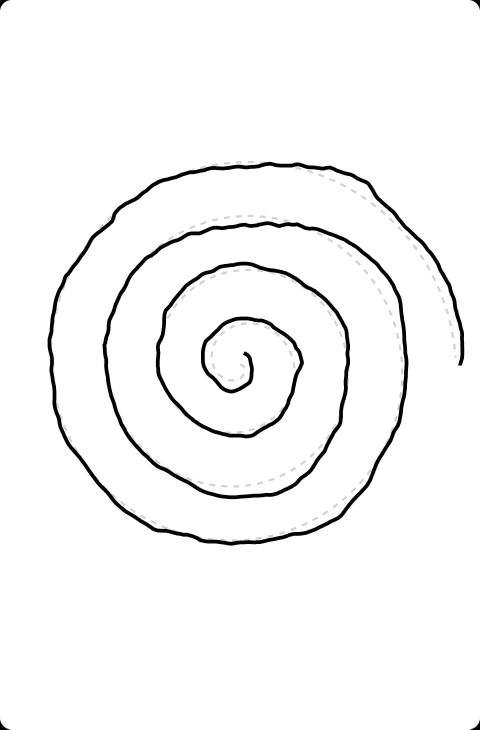
#> input picture spirals/1.jpeg, 960 x 1459 px, found by its file name (shown at 1/2 size); its folder holds 4 pictures in this run
$ python app.py
#> lines starting #> are read from the running program, lines starting #| are printed output that depends on the picture
import os
import cv2
import numpy as np
import pandas as pd
from sklearn.model_selection import train_test_split
from sklearn.ensemble import RandomForestRegressor
from sklearn.metrics import mean_squared_error
import pickle

# Paths
images_folder = r"c:\Documents\ParkinsonsTracker\spirals"
smoothness_file = os.path.join(images_folder, "spirals.txt")

# Step 1: Load Smoothness Values
with open(smoothness_file, "r") as f:
#> (reads spirals/spirals.txt from the repository)
    smoothness_values = [float(line.strip()) for line in f.readlines()]

# Step 2: Preprocess Images and Extract Features
def preprocess_image(image_path):
    # Load the image
    img = cv2.imread(image_path, cv2.IMREAD_GRAYSCALE)
#> img is the input picture: shape (1459, 960); min 0, max 255, mean 246.8
    # Resize to a fixed size (e.g., 128x128)
    img_resized = cv2.resize(img, (128, 128))
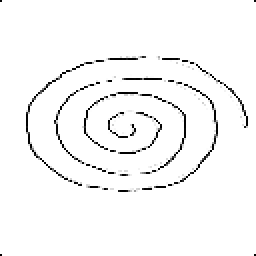
#> img_resized: shape (128, 128) (shown 2 times larger); min 0, max 255, mean 246.9
    # Flatten the image into a 1D array
    features = img_resized.flatten()
#> features = 16384 values, max 255 at index 1, min 0 at index 3767, mean 246.9
    return features

# Load all images and extract features
image_files = sorted([f for f in os.listdir(images_folder) if f.endswith(".jpeg")])
X = []
for image_file in image_files:
    image_path = os.path.join(images_folder, image_file)
    features = preprocess_image(image_path)
    X.append(features)
#> pass 2 of the loop `for image_file in image_files:`:
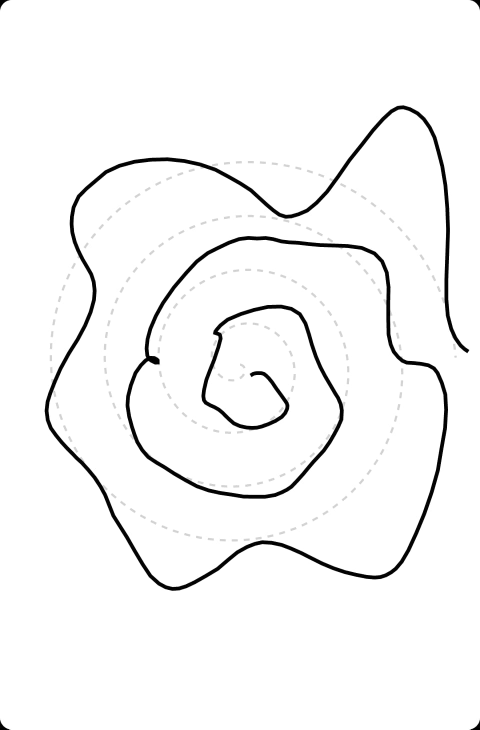
#> input picture spirals/10.jpeg, 960 x 1459 px, found by its file name (shown at 1/2 size)
#> in preprocess_image, img is the input picture: shape (1459, 960); min 0, max 255, mean 246.9
#> in preprocess_image (call 2), `img_resized = cv2.resize(img, (128, 128))`:
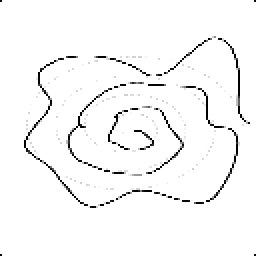
#> img_resized: shape (128, 128) (shown 2 times larger); min 0, max 255, mean 247.1
#> in preprocess_image (call 2), `features = img_resized.flatten()`: features = 16384 values, max 255 at index 1, min 0 at index 2542, mean 247.1
#> pass 3 of the loop `for image_file in image_files:`:
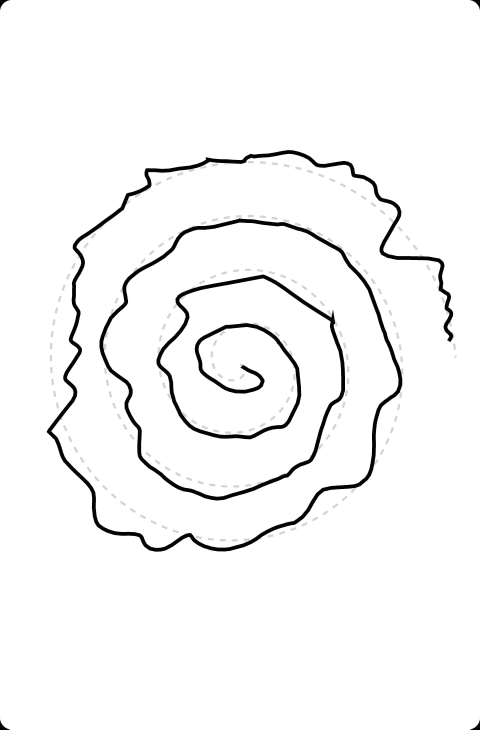
#> input picture spirals/2.jpeg, 960 x 1459 px, found by its file name (shown at 1/2 size)
#> in preprocess_image, img is the input picture: shape (1459, 960); min 0, max 255, mean 246.4
#> in preprocess_image (call 3), `img_resized = cv2.resize(img, (128, 128))`:
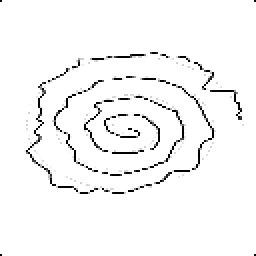
#> img_resized: shape (128, 128) (shown 2 times larger); min 0, max 255, mean 246.3
#> in preprocess_image (call 3), `features = img_resized.flatten()`: features = 16384 values, max 255 at index 1, min 0 at index 3405, mean 246.3
#> the loop made 4 passes; the first 3 are shown

# Convert to NumPy array
X = np.array(X)
y = np.array(smoothness_values)

# Step 3: Split Dataset into Training and Testing Sets
#> (the run stopped early here; a loop or call above may not have finished)
